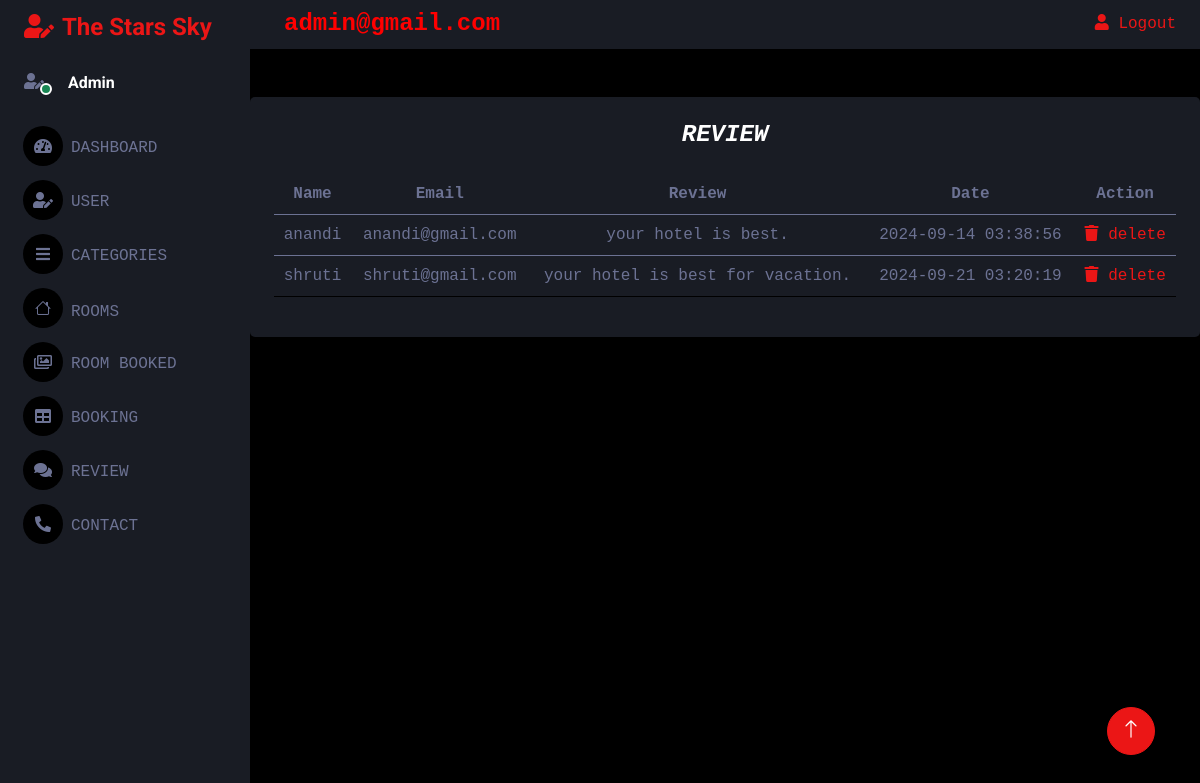
/admin/review.php, run on the app's committed database.
### tables this page shows
CREATE TABLE `review` (
  `id` int(100) NOT NULL,
  `name` varchar(100) NOT NULL,
  `email` varchar(100) NOT NULL,
  `review` varchar(100) NOT NULL,
  `date` timestamp NOT NULL DEFAULT current_timestamp() ON UPDATE current_timestamp()
);

### admin/review.php (the view, shortened to what this page needs)
<?php
include 'header.php';
include 'sidebar.php';
include 'navigation.php';
?>
<body style="font-family: courier new">
   <div class="col-sm-12 col-xl-12">
      <div class="bg-secondary rounded h-100 p-4">
         <h4 class="mb-4" style="text-align: center; font-family: courier new"><b><i>REVIEW</i></b></h4>
         <table class="table table-hover" style="text-align: center; font-family: courier new">
            <thead>
               <tr>
                  <th scope="col">Name</th>
                  <th scope="col">Email</th>
                  <th scope="col">Review</th>
                  <th scope="col">Date </th>
                  <th colspan=2>Action</th>
               </tr>
            </thead>
            <?php
            $query_select = "SELECT *from review";
            $query_run = mysqli_query($con, $query_select);
            if (mysqli_num_rows($query_run) > 0) {
               foreach ($query_run as $row) {
            ?>
                  <tbody style="padding:left=100px;">
                     <tr>
                        <td><?php echo $row['name'] ?></td>
                        <td><?php echo $row['email']; ?></td>
                        <td><?php echo $row['review']; ?></td>
                        <td><?php echo $row['date']; ?></td>
                        <td><a href="review.php?delete=<?php echo $row['id']; ?>" class="delete-btn" onclick="return confirm('are your sure you want to delete this?');"> <i class="fas fa-trash"></i> delete </a></td>
                     </tr>
               <?php
               }
            }
               ?>
         </table>
      </div>
   </div>
   <?php
   include 'footer.php';
   include 'javascript.php';
   ?>

### admin/css/style.css (style rules this page uses)
:root { --primary: #EB1616; --secondary: #191C24; --light: #6C7293; --dark: #000000; }

### data on the page
review: name "anandi", email "anandi@gmail.com", review "your hotel is best.", date "2024-09-14 03:38:56"
review: name "shruti", email "shruti@gmail.com", review "your hotel is best for vacation.", date "2024-09-21 03:20:19"
